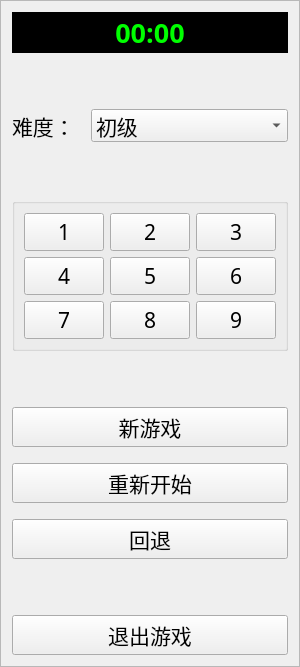
    <widget class="QFrame" name="frame_5">
     <property name="sizePolicy">
      <sizepolicy hsizetype="Fixed" vsizetype="Preferred">
       <horstretch>0</horstretch>
       <verstretch>0</verstretch>
      </sizepolicy>
     </property>
     <property name="frameShape">
      <enum>QFrame::StyledPanel</enum>
     </property>
     <property name="frameShadow">
      <enum>QFrame::Raised</enum>
     </property>
     <layout class="QVBoxLayout" name="verticalLayout">
      <property name="spacing">
       <number>16</number>
      </property>
      <item>
       <widget class="QLabel" name="comsumeTime">
        <property name="palette">
         <palette>
          <active>
           <colorrole role="WindowText">
            <brush brushstyle="SolidPattern">
             <color alpha="255">
              <red>0</red>
              <green>255</green>
              <blue>0</blue>
             </color>
            </brush>
           </colorrole>
           <colorrole role="Button">
            <brush brushstyle="SolidPattern">
             <color alpha="255">
              <red>0</red>
              <green>0</green>
              <blue>0</blue>
             </color>
            </brush>
           </colorrole>
           <colorrole role="Text">
            <brush brushstyle="SolidPattern">
             <color alpha="255">
              <red>0</red>
              <green>255</green>
              <blue>0</blue>
             </color>
            </brush>
           </colorrole>
           <colorrole role="ButtonText">
            <brush brushstyle="SolidPattern">
             <color alpha="255">
              <red>0</red>
              <green>255</green>
              <blue>0</blue>
             </color>
            </brush>
           </colorrole>
           <colorrole role="Base">
            <brush brushstyle="SolidPattern">
             <color alpha="255">
              <red>0</red>
              <green>0</green>
              <blue>0</blue>
             </color>
            </brush>
           </colorrole>
           <colorrole role="Window">
            <brush brushstyle="SolidPattern">
             <color alpha="255">
              <red>0</red>
              <green>0</green>
              <blue>0</blue>
             </color>
            </brush>
           </colorrole>
           <colorrole role="PlaceholderText">
            <brush brushstyle="NoBrush">
             <color alpha="128">
              <red>0</red>
              <green>255</green>
              <blue>0</blue>
             </color>
            </brush>
           </colorrole>
          </active>
          <inactive>
           <colorrole role="WindowText">
            <brush brushstyle="SolidPattern">
             <color alpha="255">
              <red>0</red>
              <green>255</green>
              <blue>0</blue>
             </color>
            </brush>
           </colorrole>
           <colorrole role="Button">
            <brush brushstyle="SolidPattern">
             <color alpha="255">
              <red>0</red>
              <green>0</green>
              <blue>0</blue>
             </color>
            </brush>
           </colorrole>
           <colorrole role="Text">
            <brush brushstyle="SolidPattern">
             <color alpha="255">
              <red>0</red>
              <green>255</green>
              <blue>0</blue>
             </color>
            </brush>
           </colorrole>
           <colorrole role="ButtonText">
            <brush brushstyle="SolidPattern">
             <color alpha="255">
              <red>0</red>
              <green>255</green>
              <blue>0</blue>
             </color>
            </brush>
           </colorrole>
           <colorrole role="Base">
            <brush brushstyle="SolidPattern">
             <color alpha="255">
              <red>0</red>
              <green>0</green>
              <blue>0</blue>
             </color>
            </brush>
           </colorrole>
           <colorrole role="Window">
            <brush brushstyle="SolidPattern">
             <color alpha="255">
              <red>0</red>
              <green>0</green>
              <blue>0</blue>
             </color>
            </brush>
           </colorrole>
           <colorrole role="PlaceholderText">
            <brush brushstyle="NoBrush">
             <color alpha="128">
              <red>0</red>
              <green>255</green>
              <blue>0</blue>
             </color>
            </brush>
           </colorrole>
          </inactive>
          <disabled>
           <colorrole role="WindowText">
            <brush brushstyle="SolidPattern">
             <color alpha="255">
              <red>0</red>
              <green>255</green>
              <blue>0</blue>
             </color>
            </brush>
           </colorrole>
           <colorrole role="Button">
            <brush brushstyle="SolidPattern">
             <color alpha="255">
              <red>0</red>
              <green>0</green>
              <blue>0</blue>
             </color>
            </brush>
           </colorrole>
           <colorrole role="Text">
            <brush brushstyle="SolidPattern">
             <color alpha="255">
              <red>0</red>
              <green>255</green>
              <blue>0</blue>
             </color>
            </brush>
           </colorrole>
           <colorrole role="ButtonText">
            <brush brushstyle="SolidPattern">
             <color alpha="255">
              <red>0</red>
              <green>255</green>
              <blue>0</blue>
             </color>
            </brush>
           </colorrole>
           <colorrole role="Base">
            <brush brushstyle="SolidPattern">
             <color alpha="255">
              <red>0</red>
              <green>0</green>
              <blue>0</blue>
             </color>
            </brush>
           </colorrole>
           <colorrole role="Window">
            <brush brushstyle="SolidPattern">
             <color alpha="255">
              <red>0</red>
              <green>0</green>
              <blue>0</blue>
             </color>
            </brush>
           </colorrole>
           <colorrole role="PlaceholderText">
            <brush brushstyle="NoBrush">
             <color alpha="128">
              <red>0</red>
              <green>255</green>
              <blue>0</blue>
             </color>
            </brush>
           </colorrole>
          </disabled>
         </palette>
        </property>
        <property name="font">
         <font>
          <family>黑体</family>
          <pointsize>20</pointsize>
          <weight>75</weight>
          <bold>true</bold>
         </font>
        </property>
        <property name="styleSheet">
         <string notr="true">color: rgb(0, 255, 0);
background-color: rgb(0, 0, 0);
</string>
        </property>
        <property name="frameShape">
         <enum>QFrame::Box</enum>
        </property>
        <property name="frameShadow">
         <enum>QFrame::Sunken</enum>
        </property>
        <property name="text">
         <string>00:00</string>
        </property>
        <property name="alignment">
         <set>Qt::AlignCenter</set>
        </property>
       </widget>
      </item>
      <item>
       <spacer name="verticalSpacer_3">
        <property name="orientation">
         <enum>Qt::Vertical</enum>
        </property>
        <property name="sizeHint" stdset="0">
         <size>
          <width>20</width>
          <height>40</height>
         </size>
        </property>
       </spacer>
      </item>
      <item>
       <layout class="QFormLayout" name="formLayout">
        <item row="0" column="0">
         <widget class="QLabel" name="label">
          <property name="font">
           <font>
            <pointsize>16</pointsize>
           </font>
          </property>
          <property name="text">
           <string>难度：</string>
          </property>
         </widget>
        </item>
        <item row="0" column="1">
         <widget class="QComboBox" name="gameLevelComboBox">
          <property name="sizePolicy">
           <sizepolicy hsizetype="Expanding" vsizetype="Fixed">
            <horstretch>0</horstretch>
            <verstretch>0</verstretch>
           </sizepolicy>
          </property>
          <property name="font">
           <font>
            <pointsize>16</pointsize>
           </font>
          </property>
          <property name="editable">
           <bool>false</bool>
          </property>
          <item>
           <property name="text">
            <string>初级</string>
           </property>
          </item>
          <item>
           <property name="text">
            <string>中级</string>
           </property>
          </item>
          <item>
           <property name="text">
            <string>高级</string>
           </property>
          </item>
          <item>
           <property name="text">
            <string>特级</string>
           </property>
          </item>
          <item>
           <property name="text">
            <string>超级</string>
           </property>
          </item>
         </widget>
        </item>
       </layout>
      </item>
      <item>
       <spacer name="verticalSpacer_4">
        <property name="orientation">
         <enum>Qt::Vertical</enum>
        </property>
        <property name="sizeHint" stdset="0">
         <size>
          <width>20</width>
          <height>40</height>
         </size>
        </property>
       </spacer>
      </item>
      <item>
       <widget class="QGroupBox" name="groupBox">
        <property name="title">
         <string/>
        </property>
        <layout class="QGridLayout" name="gridLayout_4">
         <item row="0" column="1">
          <widget class="QPushButton" name="numberButton2">
           <property name="font">
            <font>
             <family>微软雅黑</family>
             <pointsize>16</pointsize>
            </font>
           </property>
           <property name="text">
            <string>2</string>
           </property>
           <property name="checkable">
            <bool>true</bool>
           </property>
           <property name="flat">
            <bool>false</bool>
           </property>
          </widget>
         </item>
         <item row="1" column="1">
          <widget class="QPushButton" name="numberButton5">
           <property name="font">
            <font>
             <family>微软雅黑</family>
             <pointsize>16</pointsize>
            </font>
           </property>
           <property name="text">
            <string>5</string>
           </property>
           <property name="checkable">
            <bool>true</bool>
           </property>
           <property name="flat">
            <bool>false</bool>
           </property>
          </widget>
         </item>
         <item row="1" column="2">
          <widget class="QPushButton" name="numberButton6">
           <property name="font">
            <font>
             <family>微软雅黑</family>
             <pointsize>16</pointsize>
            </font>
           </property>
           <property name="text">
            <string>6</string>
           </property>
           <property name="checkable">
            <bool>true</bool>
           </property>
           <property name="flat">
            <bool>false</bool>
           </property>
          </widget>
         </item>
         <item row="1" column="0">
          <widget class="QPushButton" name="numberButton4">
           <property name="font">
            <font>
             <family>微软雅黑</family>
             <pointsize>16</pointsize>
            </font>
           </property>
           <property name="text">
            <string>4</string>
           </property>
           <property name="checkable">
            <bool>true</bool>
           </property>
           <property name="flat">
            <bool>false</bool>
           </property>
          </widget>
         </item>
         <item row="0" column="2">
          <widget class="QPushButton" name="numberButton3">
           <property name="font">
            <font>
             <family>微软雅黑</family>
             <pointsize>16</pointsize>
            </font>
           </property>
           <property name="text">
            <string>3</string>
           </property>
           <property name="checkable">
            <bool>true</bool>
           </property>
           <property name="flat">
            <bool>false</bool>
           </property>
          </widget>
         </item>
         <item row="2" column="0">
          <widget class="QPushButton" name="numberButton7">
           <property name="font">
            <font>
             <family>微软雅黑</family>
             <pointsize>16</pointsize>
            </font>
           </property>
           <property name="text">
            <string>7</string>
           </property>
           <property name="checkable">
            <bool>true</bool>
           </property>
           <property name="flat">
            <bool>false</bool>
           </property>
          </widget>
         </item>
         <item row="2" column="1">
          <widget class="QPushButton" name="numberButton8">
           <property name="font">
            <font>
             <family>微软雅黑</family>
             <pointsize>16</pointsize>
            </font>
           </property>
           <property name="text">
            <string>8</string>
           </property>
           <property name="checkable">
            <bool>true</bool>
           </property>
           <property name="flat">
            <bool>false</bool>
           </property>
          </widget>
         </item>
         <item row="2" column="2">
          <widget class="QPushButton" name="numberButton9">
           <property name="font">
            <font>
             <family>微软雅黑</family>
             <pointsize>16</pointsize>
            </font>
           </property>
           <property name="text">
            <string>9</string>
           </property>
           <property name="checkable">
            <bool>true</bool>
           </property>
           <property name="flat">
            <bool>false</bool>
           </property>
          </widget>
         </item>
         <item row="0" column="0">
          <widget class="QPushButton" name="numberButton1">
           <property name="font">
            <font>
             <family>微软雅黑</family>
             <pointsize>16</pointsize>
            </font>
           </property>
           <property name="text">
            <string>1</string>
           </property>
           <property name="checkable">
            <bool>true</bool>
           </property>
           <property name="checked">
            <bool>false</bool>
           </property>
           <property name="flat">
            <bool>false</bool>
           </property>
          </widget>
         </item>
        </layout>
       </widget>
      </item>
      <item>
       <spacer name="verticalSpacer_2">
        <property name="orientation">
         <enum>Qt::Vertical</enum>
        </property>
        <property name="sizeHint" stdset="0">
         <size>
          <width>20</width>
          <height>40</height>
         </size>
        </property>
       </spacer>
      </item>
      <item>
       <widget class="QPushButton" name="newGameButton">
        <property name="font">
         <font>
          <pointsize>16</pointsize>
         </font>
        </property>
        <property name="text">
         <string>新游戏</string>
        </property>
       </widget>
      </item>
      <item>
       <widget class="QPushButton" name="restartButton">
        <property name="font">
         <font>
          <pointsize>16</pointsize>
         </font>
        </property>
        <property name="text">
         <string>重新开始</string>
        </property>
       </widget>
      </item>
      <item>
       <widget class="QPushButton" name="rollbackButton">
        <property name="font">
         <font>
          <pointsize>16</pointsize>
         </font>
        </property>
        <property name="text">
         <string>回退</string>
        </property>
       </widget>
      </item>
      <item>
       <spacer name="verticalSpacer">
        <property name="orientation">
         <enum>Qt::Vertical</enum>
        </property>
        <property name="sizeHint" stdset="0">
         <size>
          <width>20</width>
          <height>40</height>
         </size>
        </property>
       </spacer>
      </item>
      <item>
       <widget class="QPushButton" name="quitButton">
        <property name="font">
         <font>
          <pointsize>16</pointsize>
         </font>
        </property>
        <property name="text">
         <string>退出游戏</string>
        </property>
       </widget>
      </item>
     </layout>
    </widget>
